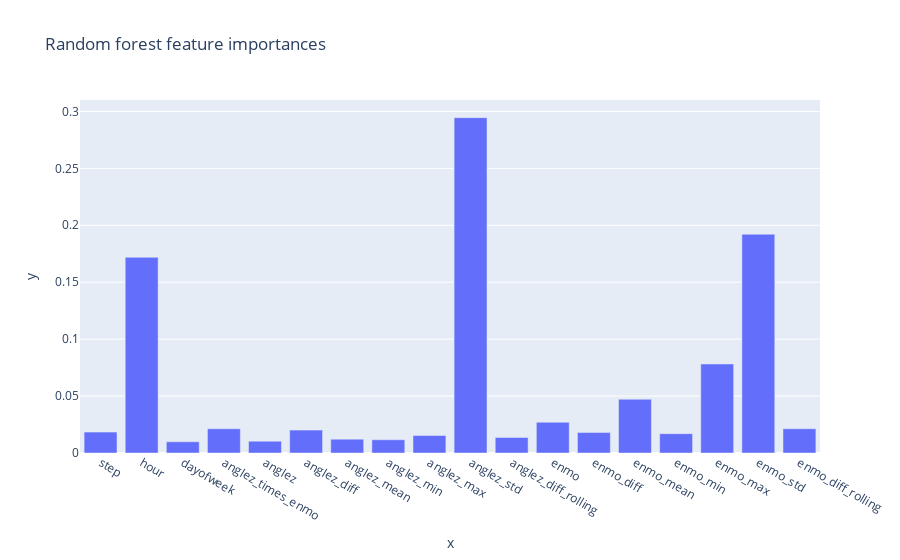

Notebook source saved alongside this figure:
### Code cell
px.bar(
    x=features,
    y=rf_classifier.feature_importances_,
    title="Random forest feature importances",
)

### Figure 1 — Plotly figure (JSON) as saved in the notebook; plotly's stock layout.template omitted (floating-point values rounded to 4 significant figures)
{"data": [{"alignmentgroup": "True", "hovertemplate": "x=%{x}<br>y=%{y}<extra></extra>", "legendgroup": "", "marker": {"color": "#636efa", "pattern": {"shape": ""}}, "name": "", "offsetgroup": "", "orientation": "v", "showlegend": false, "textposition": "auto", "type": "bar", "x": ["step", "hour", "dayofweek", "anglez_times_enmo", "anglez", "anglez_diff", "anglez_mean", "anglez_min", "anglez_max", "anglez_std", "anglez_diff_rolling", "enmo", "enmo_diff", "enmo_mean", "enmo_min", "enmo_max", "enmo_std", "enmo_diff_rolling"], "xaxis": "x", "y": [0.01834, 0.1719, 0.00983, 0.02129, 0.01036, 0.02011, 0.01218, 0.01161, 0.0154, 0.2945, 0.01368, 0.02697, 0.01795, 0.04719, 0.01699, 0.07818, 0.1922, 0.02131], "yaxis": "y"}], "layout": {"barmode": "relative", "legend": {"tracegroupgap": 0}, "title": {"text": "Random forest feature importances"}, "xaxis": {"anchor": "y", "domain": [0, 1], "title": {"text": "x"}}, "yaxis": {"anchor": "x", "domain": [0, 1], "title": {"text": "y"}}}}
